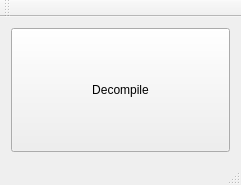
<?xml version="1.0" encoding="UTF-8"?>
<ui version="4.0">
 <class>MainWindow</class>
 <widget class="QMainWindow" name="MainWindow">
  <property name="geometry">
   <rect>
    <x>0</x>
    <y>0</y>
    <width>241</width>
    <height>185</height>
   </rect>
  </property>
  <property name="windowTitle">
   <string>MainWindow</string>
  </property>
  <widget class="QWidget" name="centralWidget">
   <layout class="QGridLayout" name="gridLayout">
    <item row="0" column="0">
     <widget class="QPushButton" name="btnDecompile">
      <property name="sizePolicy">
       <sizepolicy hsizetype="Minimum" vsizetype="Minimum">
        <horstretch>0</horstretch>
        <verstretch>0</verstretch>
       </sizepolicy>
      </property>
      <property name="text">
       <string>Decompile</string>
      </property>
     </widget>
    </item>
   </layout>
  </widget>
  <widget class="QMenuBar" name="menuBar">
   <property name="geometry">
    <rect>
     <x>0</x>
     <y>0</y>
     <width>241</width>
     <height>21</height>
    </rect>
   </property>
  </widget>
  <widget class="QToolBar" name="mainToolBar">
   <attribute name="toolBarArea">
    <enum>TopToolBarArea</enum>
   </attribute>
   <attribute name="toolBarBreak">
    <bool>false</bool>
   </attribute>
  </widget>
  <widget class="QStatusBar" name="statusBar"/>
 </widget>
 <layoutdefault spacing="6" margin="11"/>
 <resources/>
 <connections/>
</ui>
